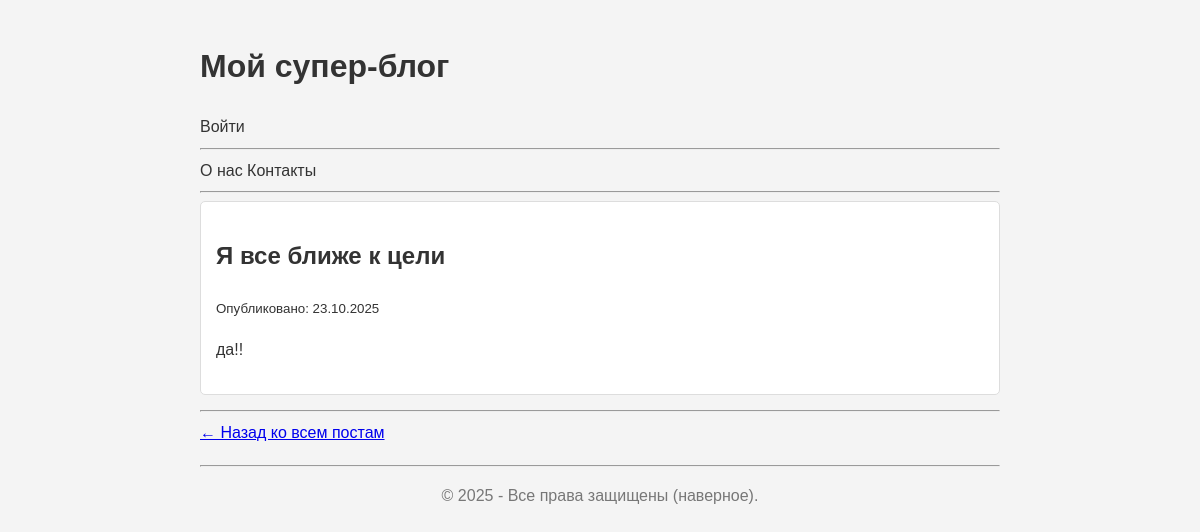
The page /-1761242906/ on the database its author committed.
### blog/models.py (models this page shows, shortened)
class Post(models.Model):
    title = models.CharField(max_length=200, verbose_name="Заголовок")
    slug = models.SlugField(max_length=250, unique=True, blank=True)
    body = models.TextField(verbose_name="Текст поста")
    created_date = models.DateTimeField(default=timezone.now, verbose_name="Дата создания")
    class Meta:
        ordering = ['-created_date']
        verbose_name = "Пост"
        verbose_name_plural = "Посты"

### blog/views.py (the view)
# urls.py: path('<slug:slug>/', views.post_detail, name='post_detail'),
def post_detail(request, slug):
    post = get_object_or_404(Post, slug=slug)
    return render(request, 'blog/post_detail.html', {'post': post})

### blog/templates/blog/post_detail.html (shortened to what this page needs)
{% extends "base.html" %}
{% block content %}
    <article>
        <h1>{{ post.title }}</h1>
        <p><small>Опубликовано: {{ post.created_date|date:"d.m.Y" }}</small></p>
        <div>
            {{ post.body|linebreaks }}
        </div>
    </article>
    <hr>
    <a href="{% url 'post_list' %}">← Назад ко всем постам</a>
{% endblock %}

### static/css/style.css (style rules this page uses)
body { font-family: Arial, sans-serif; line-height: 1.6; background-color: #f4f4f4; color: #333; padding: 20px; max-width: 800px; margin: 0 auto; }
article { background-color: #fff; padding: 15px; margin-bottom: 15px; border-radius: 5px; border: 1px solid #ddd; }

### rows shown on the page
Post: title "Я все ближе к цели", created_date "23.10.2025", body "да!!"
